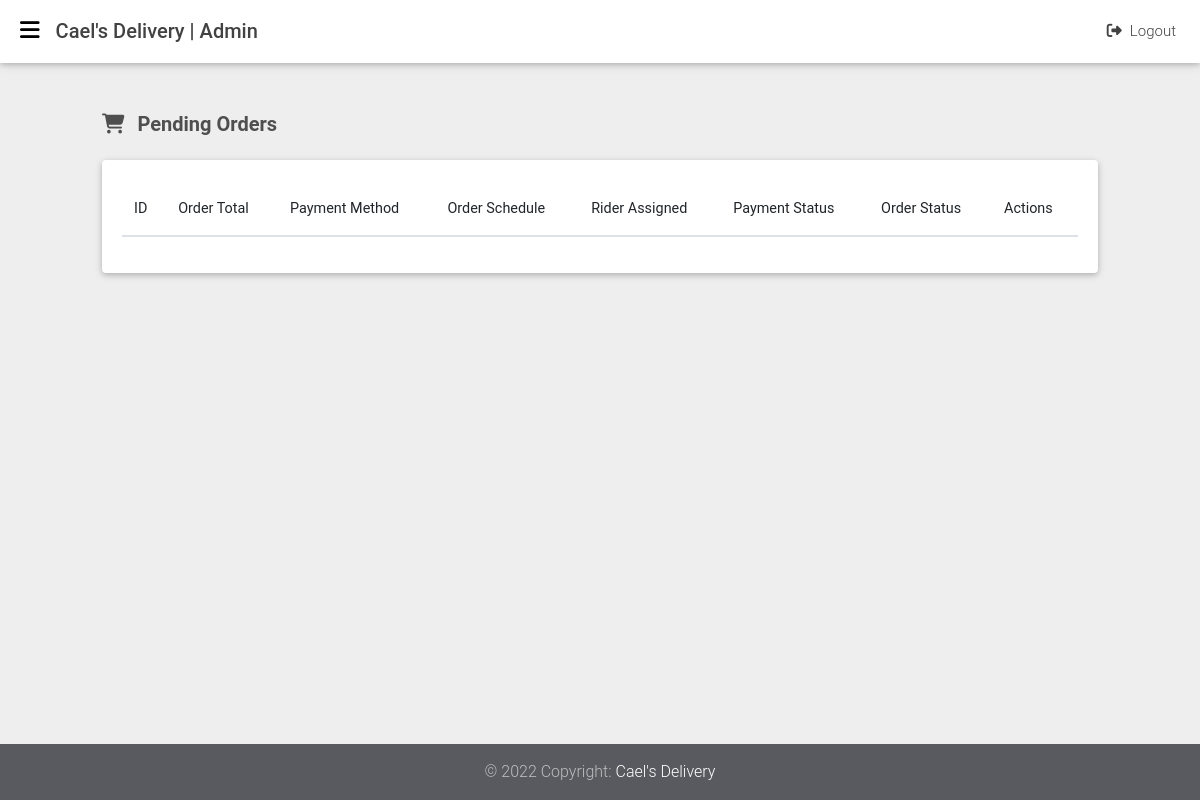
/orders (signed in), run on an earlier commit of the app's database.
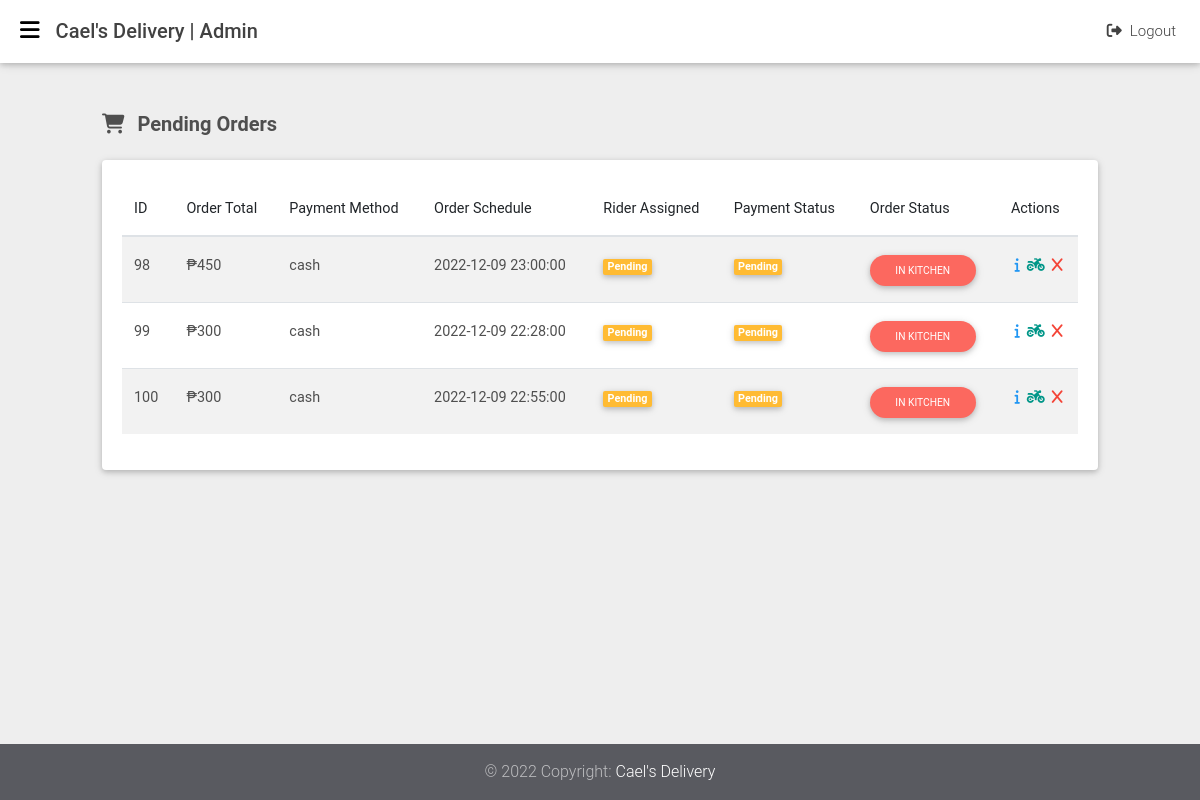
And on a later commit of the database.
### tables this page shows
CREATE TABLE `orders` (
  `order_id` int(11) NOT NULL,
  `order_schedule` datetime NOT NULL,
  `user_id` int(11) NOT NULL,
  `rider_id` int(11) NOT NULL,
  `shipping_id` int(11) NOT NULL,
  `payment_id` int(11) NOT NULL,
  `order_total` varchar(255) NOT NULL,
  `order_status` int(11) NOT NULL,
  `created_at` datetime NOT NULL DEFAULT current_timestamp()
);

CREATE TABLE `payments` (
  `payment_id` int(11) NOT NULL,
  `payment_method` varchar(255) NOT NULL,
  `payment_status` int(11) NOT NULL DEFAULT 0,
  `shipping_id` int(11) NOT NULL,
  `created_at` datetime NOT NULL DEFAULT current_timestamp()
);

### app/libraries/Core.php (called while the page is built, shortened)
<?php
class Core
{
  protected $currentMethod = 'index';
  public function __construct()
  {
    $url = $this->getUrl();
    if (isset($url[0])) {
      if (file_exists('../app/controllers/' . ucwords($url[0]) . '.php')) {
        unset($url[0]);
      }
    }
    $this->currentController = new $this->currentController;
    $this->params = $url ? array_values($url) : [];
    call_user_func_array([$this->currentController, $this->currentMethod], $this->params);
  }
  public function getUrl()
  {
    if (isset($_GET['url'])) {
      $url = rtrim($_GET['url'], '/');
      $url = filter_var($url, FILTER_SANITIZE_URL);
      $url = explode('/', $url);
      return $url;
    }
  }
}

### public/index.php (called while the page is built, shortened)
<?php
$init = new Core;

### app/libraries/Database.php (called while the page is built, shortened)
<?php
class Database
{
	private $host = DB_HOST;
	private $user = DB_USER;
	private $pass = DB_PASS;
	private $dbname = DB_NAME;
	private $dbh;
	private $stmt;
	public function __construct()
	{
		$dsn = 'mysql:host=' . $this->host . ';dbname=' . $this->dbname;
		$options = array(
			PDO::ATTR_PERSISTENT => true,
			PDO::ATTR_ERRMODE => PDO::ERRMODE_EXCEPTION
		);
		try {
			$this->dbh = new PDO($dsn, $this->user, $this->pass, $options);
		}
		catch (PDOException $e) {
			$this->error = $e->getMessage();
		}
	}
	public function query($query)
	{
		$this->stmt = $this->dbh->prepare($query);
	}
	public function execute()
	{
		return $this->stmt->execute();
	}
	public function resultset()
	{
		$this->execute();
		return $this->stmt->fetchAll(PDO::FETCH_OBJ);
	}
}

### app/models/Order.php (called while the page is built, shortened)
<?php
class Order
{
  private $db;
  public function __construct()
  {
    $this->db = new Database;
  }
  public function getAllPendingOrders()
  {
    $this->db->query("SELECT *,
                      orders.order_id as orderID,
                      users.user_id as userID,
                      shippings.shipping_id as shippingID,
                      payments.payment_id as paymentID,
                      orders.order_total as orderTotal,
                      orders.order_status as orderStatus
                      FROM orders
                      INNER JOIN users
                      ON orders.user_id = users.user_id
                      INNER JOIN shippings
                      ON orders.shipping_id = shippings.shipping_id
                      INNER JOIN payments
                      ON orders.payment_id = payments.payment_id
                      WHERE
                      orders.order_status = 0
                      OR
                      orders.order_status = 1
                      AND payments.payment_status = 0
                      ORDER BY orders.created_at ASC;");
    $results = $this->db->resultSet();
    return $results;
  }
}

### app/views/orders/index.php (the view, shortened to what the changed rows need)
<?php require APPROOT . '/views/admins/inc/header.php'; ?>
<main class="vh-100">
  <div class="container-fluid">
    <div class="col-md-12">
      <div class="card">
        <div class="card-body">
          <div class="table-responsive">
            <table id="myTable" class="table table-striped display" cellspacing="0" width="100%">
              <thead>
                <tr>
                  <th>ID</th>
                  <th>Order Total</th>
                  <th>Payment Method</th>
                  <th>Order Schedule</th>
                  <th>Rider Assigned</th>
                  <th>Payment Status</th>
                  <th>Order Status</th>
                  <th>Actions</th>
                </tr>
              </thead>
              <tbody>
                <?php foreach ($data['orders'] as $order) : ?>
                  <tr>
                    <td><?php echo $order->order_id; ?></td>
                    <td>&#8369;<?php echo $order->order_total; ?></td>
                    <td><?php echo $order->payment_method; ?></td>
                    <td><?php echo $order->order_schedule; ?></td>
                    <td>
                      <?php if ($order->rider_id == 0) : ?>
                        <span class="badge badge-warning">Pending</span>
                      <?php endif; ?>
                    </td>
                    <td>
                      <?php
                      if ($order->payment_status == 0) {
                        echo '<span class="badge badge-warning">Pending</span>';
                      } elseif ($order->payment_status == 1) {
                        echo '<span class="badge badge-success">Completed</span>';
                      } elseif ($order->payment_status == 2) {
                        echo '<span class="badge badge-danger">Cancelled</span>';
                      }
                      ?>
                    </td>
                    <td>
                      <?php if ($order->order_status == 0) : ?>
                        <a class="btn btn-warning btn-rounded btn-sm" href="<?php echo URLROOT; ?>/orders/changeOrderStatusInKitchen/<?php echo $order->order_id; ?>" role="button">
                          Placed
                        </a>
                      <?php elseif ($order->order_status == 1) : ?>
                        <a class="btn btn-secondary btn-rounded btn-sm" href="<?php echo URLROOT; ?>/orders/changeOrderStatusPlaced/<?php echo $order->order_id; ?>" role="button">
                          In Kitchen
                        </a>
                      <?php endif; ?>
                    </td>
                    <td>
                      <div class="d-flex justify-content-around">
                        <a href="<?php echo URLROOT; ?>/orders/details/<?php echo $order->order_id; ?>"><i class="fa-solid fa-info blue-text" data-toggle="tooltip" data-placement="top" title="View Order Details"></i>
                        </a>
                        <a href="<?php echo URLROOT; ?>/orders/assignRider/<?php echo $order->order_id; ?>"><i class="fa-solid fa-motorcycle teal-text" data-toggle="tooltip" data-placement="top" title="Assign Rider"></i>
                        </a>
                        <a onclick="cancelOrder()" href="<?php echo URLROOT; ?>/orders/cancelOrder/<?php echo $order->order_id; ?>/<?php echo $order->payment_id; ?>"><i class="fa-solid fa-x red-text" data-toggle="tooltip" data-placement="top" title="Cancel Order"></i></a>
                      </div>
                    </td>
                  </tr>
                <?php endforeach; ?>
              </tbody>
            </table>
          </div>
        </div>
      </div>
    </div>
  </div>
</main>
<?php require APPROOT . '/views/admins/inc/footer.php'; ?>

What changed in the data, as far as the page shows it:
added orders: order_id "98", order_total "450", payment.payment_method "cash", order_schedule "2022-12-09 23:00:00", shows "Pending"
added orders: order_id "99", order_total "300", payment.payment_method "cash", order_schedule "2022-12-09 22:28:00", shows "Pending"
added orders: order_id "100", order_total "300", payment.payment_method "cash", order_schedule "2022-12-09 22:55:00", shows "Pending"
